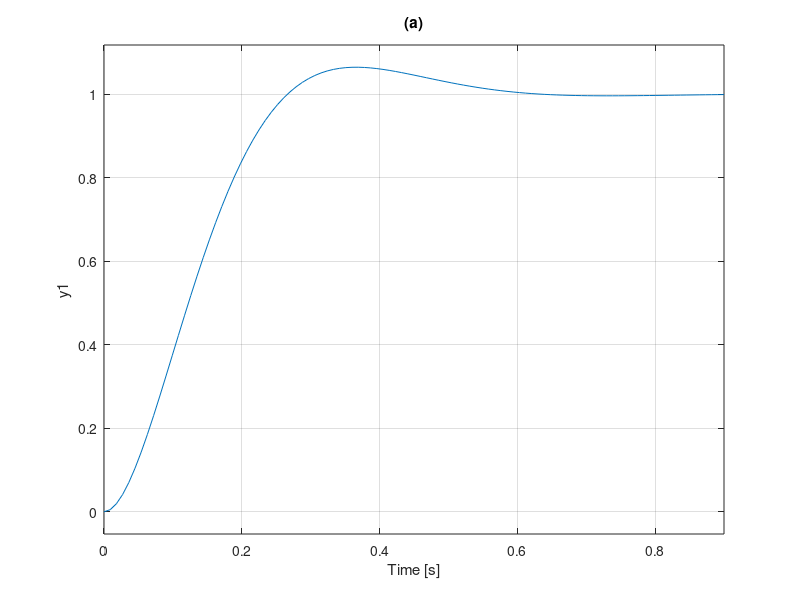

Write the MATLAB code that produced this figure.
% Time domain specifications

close all
num = 130;
den = [1 15 130];
T = tf(num,den)
omegan = sqrt(den(3))
zeta = den(2)/(2*omegan)
theta = acos(zeta)
omegad = omegan*(sqrt(1-zeta^2))
tp = pi/omegad
tr = (pi-theta)/omegad
ts = 4/(zeta*omegan)
percent = exp(-zeta*pi/sqrt(1-zeta^2))*100
step(T)
title('(a)')